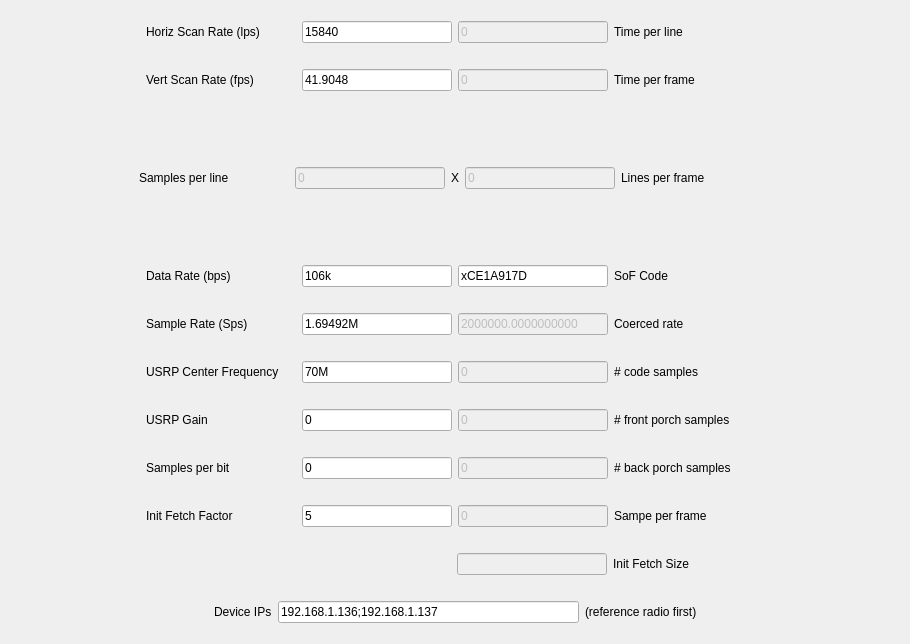
<?xml version="1.0" encoding="UTF-8"?>
<ui version="4.0">
 <class>ConfigurationPanel</class>
 <widget class="QWidget" name="ConfigurationPanel">
  <property name="geometry">
   <rect>
    <x>0</x>
    <y>0</y>
    <width>910</width>
    <height>644</height>
   </rect>
  </property>
  <property name="windowTitle">
   <string>Form</string>
  </property>
  <layout class="QGridLayout" name="gridLayout">
   <item row="0" column="1">
    <layout class="QVBoxLayout" name="verticalLayout">
     <item>
      <layout class="QHBoxLayout" name="horizontalLayout_30">
       <item>
        <layout class="QHBoxLayout" name="horizontalLayout">
         <item>
          <spacer name="horizontalSpacer_2">
           <property name="orientation">
            <enum>Qt::Horizontal</enum>
           </property>
           <property name="sizeHint" stdset="0">
            <size>
             <width>40</width>
             <height>20</height>
            </size>
           </property>
          </spacer>
         </item>
         <item>
          <widget class="QLabel" name="label">
           <property name="minimumSize">
            <size>
             <width>150</width>
             <height>0</height>
            </size>
           </property>
           <property name="maximumSize">
            <size>
             <width>150</width>
             <height>16777215</height>
            </size>
           </property>
           <property name="text">
            <string>Horiz Scan Rate (lps)</string>
           </property>
          </widget>
         </item>
         <item>
          <widget class="QLineEdit" name="horizScanRateLineEdit">
           <property name="minimumSize">
            <size>
             <width>150</width>
             <height>0</height>
            </size>
           </property>
           <property name="maximumSize">
            <size>
             <width>150</width>
             <height>16777215</height>
            </size>
           </property>
           <property name="text">
            <string>15840</string>
           </property>
          </widget>
         </item>
        </layout>
       </item>
       <item>
        <layout class="QHBoxLayout" name="horizontalLayout_22">
         <item>
          <widget class="QLineEdit" name="timePerLineLineEdit">
           <property name="enabled">
            <bool>false</bool>
           </property>
           <property name="minimumSize">
            <size>
             <width>150</width>
             <height>0</height>
            </size>
           </property>
           <property name="maximumSize">
            <size>
             <width>150</width>
             <height>16777215</height>
            </size>
           </property>
           <property name="text">
            <string>0</string>
           </property>
          </widget>
         </item>
         <item>
          <widget class="QLabel" name="label_22">
           <property name="minimumSize">
            <size>
             <width>150</width>
             <height>0</height>
            </size>
           </property>
           <property name="maximumSize">
            <size>
             <width>150</width>
             <height>16777215</height>
            </size>
           </property>
           <property name="text">
            <string>Time per line</string>
           </property>
          </widget>
         </item>
         <item>
          <spacer name="horizontalSpacer_3">
           <property name="orientation">
            <enum>Qt::Horizontal</enum>
           </property>
           <property name="sizeHint" stdset="0">
            <size>
             <width>40</width>
             <height>20</height>
            </size>
           </property>
          </spacer>
         </item>
        </layout>
       </item>
      </layout>
     </item>
     <item>
      <layout class="QHBoxLayout" name="horizontalLayout_31">
       <item>
        <layout class="QHBoxLayout" name="horizontalLayout_4">
         <item>
          <spacer name="horizontalSpacer_4">
           <property name="orientation">
            <enum>Qt::Horizontal</enum>
           </property>
           <property name="sizeHint" stdset="0">
            <size>
             <width>40</width>
             <height>20</height>
            </size>
           </property>
          </spacer>
         </item>
         <item>
          <widget class="QLabel" name="label_4">
           <property name="minimumSize">
            <size>
             <width>150</width>
             <height>0</height>
            </size>
           </property>
           <property name="maximumSize">
            <size>
             <width>150</width>
             <height>16777215</height>
            </size>
           </property>
           <property name="text">
            <string>Vert Scan Rate (fps)</string>
           </property>
          </widget>
         </item>
         <item>
          <widget class="QLineEdit" name="vertScanRateLineEdit">
           <property name="minimumSize">
            <size>
             <width>150</width>
             <height>0</height>
            </size>
           </property>
           <property name="maximumSize">
            <size>
             <width>150</width>
             <height>16777215</height>
            </size>
           </property>
           <property name="text">
            <string>41.9048</string>
           </property>
          </widget>
         </item>
        </layout>
       </item>
       <item>
        <layout class="QHBoxLayout" name="horizontalLayout_26">
         <item>
          <widget class="QLineEdit" name="timePerFrameLineEdit">
           <property name="enabled">
            <bool>false</bool>
           </property>
           <property name="minimumSize">
            <size>
             <width>150</width>
             <height>0</height>
            </size>
           </property>
           <property name="maximumSize">
            <size>
             <width>150</width>
             <height>16777215</height>
            </size>
           </property>
           <property name="text">
            <string>0</string>
           </property>
          </widget>
         </item>
         <item>
          <widget class="QLabel" name="label_26">
           <property name="minimumSize">
            <size>
             <width>150</width>
             <height>0</height>
            </size>
           </property>
           <property name="maximumSize">
            <size>
             <width>150</width>
             <height>16777215</height>
            </size>
           </property>
           <property name="text">
            <string>Time per frame</string>
           </property>
          </widget>
         </item>
         <item>
          <spacer name="horizontalSpacer_12">
           <property name="orientation">
            <enum>Qt::Horizontal</enum>
           </property>
           <property name="sizeHint" stdset="0">
            <size>
             <width>40</width>
             <height>20</height>
            </size>
           </property>
          </spacer>
         </item>
        </layout>
       </item>
      </layout>
     </item>
     <item>
      <spacer name="verticalSpacer">
       <property name="orientation">
        <enum>Qt::Vertical</enum>
       </property>
       <property name="sizeType">
        <enum>QSizePolicy::Fixed</enum>
       </property>
       <property name="sizeHint" stdset="0">
        <size>
         <width>20</width>
         <height>50</height>
        </size>
       </property>
      </spacer>
     </item>
     <item>
      <layout class="QHBoxLayout" name="horizontalLayout_32">
       <item>
        <layout class="QHBoxLayout" name="horizontalLayout_9">
         <item>
          <spacer name="horizontalSpacer_5">
           <property name="orientation">
            <enum>Qt::Horizontal</enum>
           </property>
           <property name="sizeHint" stdset="0">
            <size>
             <width>40</width>
             <height>20</height>
            </size>
           </property>
          </spacer>
         </item>
         <item>
          <widget class="QLabel" name="label_9">
           <property name="minimumSize">
            <size>
             <width>150</width>
             <height>0</height>
            </size>
           </property>
           <property name="maximumSize">
            <size>
             <width>150</width>
             <height>16777215</height>
            </size>
           </property>
           <property name="text">
            <string>Samples per line</string>
           </property>
          </widget>
         </item>
         <item>
          <widget class="QLineEdit" name="samplesPerLineLineEdit">
           <property name="enabled">
            <bool>false</bool>
           </property>
           <property name="minimumSize">
            <size>
             <width>150</width>
             <height>0</height>
            </size>
           </property>
           <property name="maximumSize">
            <size>
             <width>150</width>
             <height>16777215</height>
            </size>
           </property>
           <property name="text">
            <string>0</string>
           </property>
          </widget>
         </item>
        </layout>
       </item>
       <item>
        <widget class="QLabel" name="label_31">
         <property name="text">
          <string>X</string>
         </property>
        </widget>
       </item>
       <item>
        <layout class="QHBoxLayout" name="horizontalLayout_25">
         <item>
          <widget class="QLineEdit" name="linesPerFrameLineEdit">
           <property name="enabled">
            <bool>false</bool>
           </property>
           <property name="minimumSize">
            <size>
             <width>150</width>
             <height>0</height>
            </size>
           </property>
           <property name="maximumSize">
            <size>
             <width>150</width>
             <height>16777215</height>
            </size>
           </property>
           <property name="text">
            <string>0</string>
           </property>
          </widget>
         </item>
         <item>
          <widget class="QLabel" name="label_25">
           <property name="minimumSize">
            <size>
             <width>150</width>
             <height>0</height>
            </size>
           </property>
           <property name="maximumSize">
            <size>
             <width>150</width>
             <height>16777215</height>
            </size>
           </property>
           <property name="text">
            <string>Lines per frame</string>
           </property>
          </widget>
         </item>
         <item>
          <spacer name="horizontalSpacer_13">
           <property name="orientation">
            <enum>Qt::Horizontal</enum>
           </property>
           <property name="sizeHint" stdset="0">
            <size>
             <width>40</width>
             <height>20</height>
            </size>
           </property>
          </spacer>
         </item>
        </layout>
       </item>
      </layout>
     </item>
     <item>
      <spacer name="verticalSpacer_2">
       <property name="orientation">
        <enum>Qt::Vertical</enum>
       </property>
       <property name="sizeType">
        <enum>QSizePolicy::Fixed</enum>
       </property>
       <property name="sizeHint" stdset="0">
        <size>
         <width>20</width>
         <height>50</height>
        </size>
       </property>
      </spacer>
     </item>
     <item>
      <layout class="QHBoxLayout" name="horizontalLayout_33">
       <item>
        <layout class="QHBoxLayout" name="horizontalLayout_2">
         <item>
          <spacer name="horizontalSpacer_6">
           <property name="orientation">
            <enum>Qt::Horizontal</enum>
           </property>
           <property name="sizeHint" stdset="0">
            <size>
             <width>40</width>
             <height>20</height>
            </size>
           </property>
          </spacer>
         </item>
         <item>
          <widget class="QLabel" name="label_2">
           <property name="minimumSize">
            <size>
             <width>150</width>
             <height>0</height>
            </size>
           </property>
           <property name="maximumSize">
            <size>
             <width>150</width>
             <height>16777215</height>
            </size>
           </property>
           <property name="text">
            <string>Data Rate (bps)</string>
           </property>
          </widget>
         </item>
         <item>
          <widget class="QLineEdit" name="dataRateLineEdit">
           <property name="minimumSize">
            <size>
             <width>150</width>
             <height>0</height>
            </size>
           </property>
           <property name="maximumSize">
            <size>
             <width>150</width>
             <height>16777215</height>
            </size>
           </property>
           <property name="text">
            <string>106k</string>
           </property>
          </widget>
         </item>
        </layout>
       </item>
       <item>
        <layout class="QHBoxLayout" name="horizontalLayout_19">
         <item>
          <widget class="QLineEdit" name="SoFCodeLineEdit">
           <property name="minimumSize">
            <size>
             <width>150</width>
             <height>0</height>
            </size>
           </property>
           <property name="maximumSize">
            <size>
             <width>150</width>
             <height>16777215</height>
            </size>
           </property>
           <property name="text">
            <string>xCE1A917D</string>
           </property>
          </widget>
         </item>
         <item>
          <widget class="QLabel" name="label_19">
           <property name="minimumSize">
            <size>
             <width>150</width>
             <height>0</height>
            </size>
           </property>
           <property name="maximumSize">
            <size>
             <width>150</width>
             <height>16777215</height>
            </size>
           </property>
           <property name="text">
            <string>SoF Code</string>
           </property>
          </widget>
         </item>
         <item>
          <spacer name="horizontalSpacer_14">
           <property name="orientation">
            <enum>Qt::Horizontal</enum>
           </property>
           <property name="sizeHint" stdset="0">
            <size>
             <width>40</width>
             <height>20</height>
            </size>
           </property>
          </spacer>
         </item>
        </layout>
       </item>
      </layout>
     </item>
     <item>
      <layout class="QHBoxLayout" name="horizontalLayout_34">
       <item>
        <layout class="QHBoxLayout" name="horizontalLayout_5">
         <item>
          <spacer name="horizontalSpacer_7">
           <property name="orientation">
            <enum>Qt::Horizontal</enum>
           </property>
           <property name="sizeHint" stdset="0">
            <size>
             <width>40</width>
             <height>20</height>
            </size>
           </property>
          </spacer>
         </item>
         <item>
          <widget class="QLabel" name="label_5">
           <property name="minimumSize">
            <size>
             <width>150</width>
             <height>0</height>
            </size>
           </property>
           <property name="maximumSize">
            <size>
             <width>150</width>
             <height>16777215</height>
            </size>
           </property>
           <property name="text">
            <string>Sample Rate (Sps)</string>
           </property>
          </widget>
         </item>
         <item>
          <widget class="QLineEdit" name="sampleRateLineEdit">
           <property name="minimumSize">
            <size>
             <width>150</width>
             <height>0</height>
            </size>
           </property>
           <property name="maximumSize">
            <size>
             <width>150</width>
             <height>16777215</height>
            </size>
           </property>
           <property name="text">
            <string>1.69492M</string>
           </property>
          </widget>
         </item>
        </layout>
       </item>
       <item>
        <layout class="QHBoxLayout" name="horizontalLayout_27">
         <item>
          <widget class="QLineEdit" name="coercedRateLineEdit">
           <property name="enabled">
            <bool>false</bool>
           </property>
           <property name="minimumSize">
            <size>
             <width>150</width>
             <height>0</height>
            </size>
           </property>
           <property name="maximumSize">
            <size>
             <width>150</width>
             <height>16777215</height>
            </size>
           </property>
           <property name="text">
            <string>2000000.0000000000</string>
           </property>
          </widget>
         </item>
         <item>
          <widget class="QLabel" name="label_27">
           <property name="minimumSize">
            <size>
             <width>150</width>
             <height>0</height>
            </size>
           </property>
           <property name="maximumSize">
            <size>
             <width>150</width>
             <height>16777215</height>
            </size>
           </property>
           <property name="text">
            <string>Coerced rate</string>
           </property>
          </widget>
         </item>
         <item>
          <spacer name="horizontalSpacer_15">
           <property name="orientation">
            <enum>Qt::Horizontal</enum>
           </property>
           <property name="sizeHint" stdset="0">
            <size>
             <width>40</width>
             <height>20</height>
            </size>
           </property>
          </spacer>
         </item>
        </layout>
       </item>
      </layout>
     </item>
     <item>
      <layout class="QHBoxLayout" name="horizontalLayout_35">
       <item>
        <layout class="QHBoxLayout" name="horizontalLayout_8">
         <item>
          <spacer name="horizontalSpacer_8">
           <property name="orientation">
            <enum>Qt::Horizontal</enum>
           </property>
           <property name="sizeHint" stdset="0">
            <size>
             <width>40</width>
             <height>20</height>
            </size>
           </property>
          </spacer>
         </item>
         <item>
          <widget class="QLabel" name="label_8">
           <property name="minimumSize">
            <size>
             <width>150</width>
             <height>0</height>
            </size>
           </property>
           <property name="maximumSize">
            <size>
             <width>150</width>
             <height>16777215</height>
            </size>
           </property>
           <property name="text">
            <string>USRP Center Frequency</string>
           </property>
          </widget>
         </item>
         <item>
          <widget class="QLineEdit" name="USRPCenterFreqLineEdit">
           <property name="minimumSize">
            <size>
             <width>150</width>
             <height>0</height>
            </size>
           </property>
           <property name="maximumSize">
            <size>
             <width>150</width>
             <height>16777215</height>
            </size>
           </property>
           <property name="text">
            <string>70M</string>
           </property>
          </widget>
         </item>
        </layout>
       </item>
       <item>
        <layout class="QHBoxLayout" name="horizontalLayout_24">
         <item>
          <widget class="QLineEdit" name="codeSamplesNumberLineEdit">
           <property name="enabled">
            <bool>false</bool>
           </property>
           <property name="minimumSize">
            <size>
             <width>150</width>
             <height>0</height>
            </size>
           </property>
           <property name="maximumSize">
            <size>
             <width>150</width>
             <height>16777215</height>
            </size>
           </property>
           <property name="text">
            <string>0</string>
           </property>
          </widget>
         </item>
         <item>
          <widget class="QLabel" name="label_24">
           <property name="minimumSize">
            <size>
             <width>150</width>
             <height>0</height>
            </size>
           </property>
           <property name="maximumSize">
            <size>
             <width>150</width>
             <height>16777215</height>
            </size>
           </property>
           <property name="text">
            <string># code samples</string>
           </property>
          </widget>
         </item>
         <item>
          <spacer name="horizontalSpacer_16">
           <property name="orientation">
            <enum>Qt::Horizontal</enum>
           </property>
           <property name="sizeHint" stdset="0">
            <size>
             <width>40</width>
             <height>20</height>
            </size>
           </property>
          </spacer>
         </item>
        </layout>
       </item>
      </layout>
     </item>
     <item>
      <layout class="QHBoxLayout" name="horizontalLayout_36">
       <item>
        <layout class="QHBoxLayout" name="horizontalLayout_7">
         <item>
          <spacer name="horizontalSpacer_9">
           <property name="orientation">
            <enum>Qt::Horizontal</enum>
           </property>
           <property name="sizeHint" stdset="0">
            <size>
             <width>40</width>
             <height>20</height>
            </size>
           </property>
          </spacer>
         </item>
         <item>
          <widget class="QLabel" name="label_7">
           <property name="minimumSize">
            <size>
             <width>150</width>
             <height>0</height>
            </size>
           </property>
           <property name="maximumSize">
            <size>
             <width>150</width>
             <height>16777215</height>
            </size>
           </property>
           <property name="text">
            <string>USRP Gain</string>
           </property>
          </widget>
         </item>
         <item>
          <widget class="QLineEdit" name="USRPGainLineEdit">
           <property name="minimumSize">
            <size>
             <width>150</width>
             <height>0</height>
            </size>
           </property>
           <property name="maximumSize">
            <size>
             <width>150</width>
             <height>16777215</height>
            </size>
           </property>
           <property name="text">
            <string>0</string>
           </property>
          </widget>
         </item>
        </layout>
       </item>
       <item>
        <layout class="QHBoxLayout" name="horizontalLayout_21">
         <item>
          <widget class="QLineEdit" name="frontPorchSamplesNumberLineEdit">
           <property name="enabled">
            <bool>false</bool>
           </property>
           <property name="minimumSize">
            <size>
             <width>150</width>
             <height>0</height>
            </size>
           </property>
           <property name="maximumSize">
            <size>
             <width>150</width>
             <height>16777215</height>
            </size>
           </property>
           <property name="text">
            <string>0</string>
           </property>
          </widget>
         </item>
         <item>
          <widget class="QLabel" name="label_21">
           <property name="minimumSize">
            <size>
             <width>150</width>
             <height>0</height>
            </size>
           </property>
           <property name="maximumSize">
            <size>
             <width>150</width>
             <height>16777215</height>
            </size>
           </property>
           <property name="text">
            <string># front porch samples</string>
           </property>
          </widget>
         </item>
         <item>
          <spacer name="horizontalSpacer_17">
           <property name="orientation">
            <enum>Qt::Horizontal</enum>
           </property>
           <property name="sizeHint" stdset="0">
            <size>
             <width>40</width>
             <height>20</height>
            </size>
           </property>
          </spacer>
         </item>
        </layout>
       </item>
      </layout>
     </item>
     <item>
      <layout class="QHBoxLayout" name="horizontalLayout_37">
       <item>
        <layout class="QHBoxLayout" name="horizontalLayout_6">
         <item>
          <spacer name="horizontalSpacer_10">
           <property name="orientation">
            <enum>Qt::Horizontal</enum>
           </property>
           <property name="sizeHint" stdset="0">
            <size>
             <width>40</width>
             <height>20</height>
            </size>
           </property>
          </spacer>
         </item>
         <item>
          <widget class="QLabel" name="label_6">
           <property name="minimumSize">
            <size>
             <width>150</width>
             <height>0</height>
            </size>
           </property>
           <property name="maximumSize">
            <size>
             <width>150</width>
             <height>16777215</height>
            </size>
           </property>
           <property name="text">
            <string>Samples per bit</string>
           </property>
          </widget>
         </item>
         <item>
          <widget class="QLineEdit" name="samplesPerBitLineEdit">
           <property name="minimumSize">
            <size>
             <width>150</width>
             <height>0</height>
            </size>
           </property>
           <property name="maximumSize">
            <size>
             <width>150</width>
             <height>16777215</height>
            </size>
           </property>
           <property name="text">
            <string>0</string>
           </property>
          </widget>
         </item>
        </layout>
       </item>
       <item>
        <layout class="QHBoxLayout" name="horizontalLayout_23">
         <item>
          <widget class="QLineEdit" name="backPorchSamplesNumberLineEdit">
           <property name="enabled">
            <bool>false</bool>
           </property>
           <property name="minimumSize">
            <size>
             <width>150</width>
             <height>0</height>
            </size>
           </property>
           <property name="maximumSize">
            <size>
             <width>150</width>
             <height>16777215</height>
            </size>
           </property>
           <property name="text">
            <string>0</string>
           </property>
          </widget>
         </item>
         <item>
          <widget class="QLabel" name="label_23">
           <property name="minimumSize">
            <size>
             <width>150</width>
             <height>0</height>
            </size>
           </property>
           <property name="maximumSize">
            <size>
             <width>150</width>
             <height>16777215</height>
            </size>
           </property>
           <property name="text">
            <string># back porch samples</string>
           </property>
          </widget>
         </item>
         <item>
          <spacer name="horizontalSpacer_18">
           <property name="orientation">
            <enum>Qt::Horizontal</enum>
           </property>
           <property name="sizeHint" stdset="0">
            <size>
             <width>40</width>
             <height>20</height>
            </size>
           </property>
          </spacer>
         </item>
        </layout>
       </item>
      </layout>
     </item>
     <item>
      <layout class="QHBoxLayout" name="horizontalLayout_38">
       <item>
        <layout class="QHBoxLayout" name="horizontalLayout_3">
         <item>
          <spacer name="horizontalSpacer_11">
           <property name="orientation">
            <enum>Qt::Horizontal</enum>
           </property>
           <property name="sizeHint" stdset="0">
            <size>
             <width>40</width>
             <height>20</height>
            </size>
           </property>
          </spacer>
         </item>
         <item>
          <widget class="QLabel" name="label_3">
           <property name="minimumSize">
            <size>
             <width>150</width>
             <height>0</height>
            </size>
           </property>
           <property name="maximumSize">
            <size>
             <width>150</width>
             <height>16777215</height>
            </size>
           </property>
           <property name="text">
            <string>Init Fetch Factor</string>
           </property>
          </widget>
         </item>
         <item>
          <widget class="QLineEdit" name="initFetchFactorLineEdit">
           <property name="minimumSize">
            <size>
             <width>150</width>
             <height>0</height>
            </size>
           </property>
           <property name="maximumSize">
            <size>
             <width>150</width>
             <height>16777215</height>
            </size>
           </property>
           <property name="text">
            <string>5</string>
           </property>
          </widget>
         </item>
        </layout>
       </item>
       <item>
        <layout class="QHBoxLayout" name="horizontalLayout_20">
         <item>
          <widget class="QLineEdit" name="samplePerFrameLineEdit">
           <property name="enabled">
            <bool>false</bool>
           </property>
           <property name="minimumSize">
            <size>
             <width>150</width>
             <height>0</height>
            </size>
           </property>
           <property name="maximumSize">
            <size>
             <width>150</width>
             <height>16777215</height>
            </size>
           </property>
           <property name="text">
            <string>0</string>
           </property>
          </widget>
         </item>
         <item>
          <widget class="QLabel" name="label_20">
           <property name="minimumSize">
            <size>
             <width>150</width>
             <height>0</height>
            </size>
           </property>
           <property name="maximumSize">
            <size>
             <width>150</width>
             <height>16777215</height>
            </size>
           </property>
           <property name="text">
            <string>Sampe per frame</string>
           </property>
          </widget>
         </item>
         <item>
          <spacer name="horizontalSpacer_19">
           <property name="orientation">
            <enum>Qt::Horizontal</enum>
           </property>
           <property name="sizeHint" stdset="0">
            <size>
             <width>40</width>
             <height>20</height>
            </size>
           </property>
          </spacer>
         </item>
        </layout>
       </item>
      </layout>
     </item>
     <item>
      <layout class="QHBoxLayout" name="horizontalLayout_28">
       <item>
        <spacer name="horizontalSpacer">
         <property name="orientation">
          <enum>Qt::Horizontal</enum>
         </property>
         <property name="sizeHint" stdset="0">
          <size>
           <width>40</width>
           <height>20</height>
          </size>
         </property>
        </spacer>
       </item>
       <item>
        <spacer name="horizontalSpacer_23">
         <property name="orientation">
          <enum>Qt::Horizontal</enum>
         </property>
         <property name="sizeType">
          <enum>QSizePolicy::Fixed</enum>
         </property>
         <property name="sizeHint" stdset="0">
          <size>
           <width>310</width>
           <height>20</height>
          </size>
         </property>
        </spacer>
       </item>
       <item>
        <widget class="QLineEdit" name="initFetchSizeLineEdit">
         <property name="enabled">
          <bool>false</bool>
         </property>
         <property name="minimumSize">
          <size>
           <width>150</width>
           <height>0</height>
          </size>
         </property>
         <property name="maximumSize">
          <size>
           <width>150</width>
           <height>16777215</height>
          </size>
         </property>
        </widget>
       </item>
       <item>
        <widget class="QLabel" name="label_28">
         <property name="minimumSize">
          <size>
           <width>150</width>
           <height>0</height>
          </size>
         </property>
         <property name="maximumSize">
          <size>
           <width>150</width>
           <height>16777215</height>
          </size>
         </property>
         <property name="text">
          <string>Init Fetch Size</string>
         </property>
        </widget>
       </item>
       <item>
        <spacer name="horizontalSpacer_22">
         <property name="orientation">
          <enum>Qt::Horizontal</enum>
         </property>
         <property name="sizeHint" stdset="0">
          <size>
           <width>40</width>
           <height>20</height>
          </size>
         </property>
        </spacer>
       </item>
      </layout>
     </item>
     <item>
      <layout class="QHBoxLayout" name="horizontalLayout_29">
       <item>
        <spacer name="horizontalSpacer_20">
         <property name="orientation">
          <enum>Qt::Horizontal</enum>
         </property>
         <property name="sizeHint" stdset="0">
          <size>
           <width>40</width>
           <height>20</height>
          </size>
         </property>
        </spacer>
       </item>
       <item>
        <widget class="QLabel" name="label_29">
         <property name="text">
          <string>Device IPs</string>
         </property>
        </widget>
       </item>
       <item>
        <widget class="QLineEdit" name="devicesIPsLineEdit">
         <property name="minimumSize">
          <size>
           <width>301</width>
           <height>0</height>
          </size>
         </property>
         <property name="maximumSize">
          <size>
           <width>300</width>
           <height>16777215</height>
          </size>
         </property>
         <property name="text">
          <string>192.168.1.136;192.168.1.137</string>
         </property>
        </widget>
       </item>
       <item>
        <widget class="QLabel" name="label_30">
         <property name="text">
          <string>(reference radio first)</string>
         </property>
        </widget>
       </item>
       <item>
        <spacer name="horizontalSpacer_21">
         <property name="orientation">
          <enum>Qt::Horizontal</enum>
         </property>
         <property name="sizeHint" stdset="0">
          <size>
           <width>40</width>
           <height>20</height>
          </size>
         </property>
        </spacer>
       </item>
      </layout>
     </item>
    </layout>
   </item>
  </layout>
 </widget>
 <resources/>
 <connections/>
</ui>
